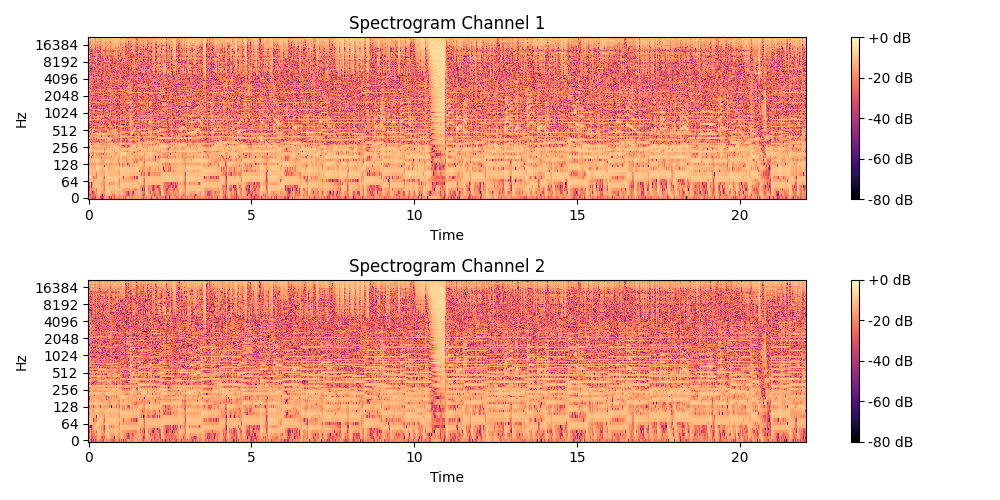

This chart was generated by the following Python code:
import os
import librosa
import librosa.display
import numpy as np
import matplotlib.pyplot as plt
import torchaudio
import torch
import torch.nn.functional as F
from soundfile import SoundFile
from dsp import transforms


if __name__ == "__main__":
    mixture_file = os.environ.get("TEST_HOME") + "/angels/mixture.wav"

    angels, Fs = librosa.load(mixture_file, sr=None, mono=None)
    frame_size = 4096
    hop_size = 1024

    print('audio shape: {}'.format(angels.shape))
 
    angels_left = angels[0,:]
    angels_right = angels[1,:]

    librosa_stft_left = librosa.stft(angels_left, n_fft=frame_size, hop_length=hop_size, window=np.hanning)
    librosa_stft_right = librosa.stft(angels_right, n_fft=frame_size, hop_length=hop_size, window=np.hanning)
    #spec = librosa.stft(angels, n_fft=frame_size, hop_length=hop_size, window=np.hanning)
    
    angels_int = (angels * 32767).astype(np.int16)
    #print(np.max(np.abs(angels_int)))

    stft_left_cust = transforms.stft(angels_left, frame_size, hop_size)
    stft_right_cust = transforms.stft(angels_right, frame_size, hop_size)
    stft_cust = stft_left_cust + stft_right_cust
    print('custom stft shape: {}'.format(stft_cust.shape))

    spec_cust = np.abs(stft_cust)
    spec_left_cust = np.abs(stft_left_cust)
    spec_right_cust = np.abs(stft_right_cust)
    print('custom spectrogram shape: {}'.format(spec_cust.shape))

    stft_left_tensor = torch.stack([torch.tensor(stft_left_cust.real),torch.tensor(stft_left_cust.imag)],dim = -1)
    stft_right_tensor = torch.stack([torch.tensor(stft_right_cust.real),torch.tensor(stft_right_cust.imag)],dim=-1)
    stft_tensor = torch.stack([stft_left_tensor,stft_right_tensor],dim=1)
    stft_tensor = stft_tensor.unsqueeze(0)
    stft_tensor = stft_tensor.permute(0,2,1,3,4)
   
    spec_left_tensor = torch.tensor(spec_left_cust)
    spec_right_tensor = torch.tensor(spec_right_cust)
    spectrogram_tensor = torch.stack([spec_left_tensor,spec_right_tensor],dim=-1)
    spectrogram_tensor = spectrogram_tensor.unsqueeze(0)
    spectrogram_tensor = spectrogram_tensor.permute(0,3,1,2)
    print('stft tensor shape: {}'.format(stft_tensor.size()))
    print('spectrogram tensor shape: {}'.format(spectrogram_tensor.size()))
    #print(np.allclose(spec, spec_cust))


    spectrogram_path = '../../../out/angels/mix_spectrogram.pt'
    stft_path = '../../../out/angels/mix_stft.pt'

    spectrogram = torch.load(spectrogram_path)
    stft = torch.load(stft_path)
   
    # Comparing stft/spectrogram created with the expected stft/spectrogram
    #mse_stft_loss = F.mse_loss(stft_tensor,stft)
    #print("MSE: {}".format(mse_stft_loss.item()))
    #mse_spec_loss = F.mse_loss(spectrogram_tensor,spectrogram)
    #print("MSE: {}".format(mse_spec_loss.item()))

    spectrogram = torchaudio.transforms.AmplitudeToDB()(spectrogram)
    
    spectrogram_tensor = torchaudio.transforms.AmplitudeToDB()(spectrogram_tensor)
    print('mix_spectrogram shape: {}'.format(spectrogram.size()))    
    print('mix_stft shape: {}'.format(stft.size()))
    #print('spectrogram_tensor: {}'.format(spectrogram_tensor))
    #print('spectrogram {}'.format(spectrogram))
    
    plt.figure(figsize=(10,5))
    for i in range(spectrogram_tensor.shape[1]):
        plt.subplot(2,1,i+1)
        librosa.display.specshow(librosa.amplitude_to_db(spectrogram_tensor[0,i],ref = np.max),sr=44100,x_axis ='time',y_axis='log')
        plt.colorbar(format='%+2.0f dB')
        plt.title('Spectrogram Channel {}'.format(i+1))
    plt.tight_layout()
    plt.savefig('spectrogram_tensor.png')

    plt.figure(figsize=(10,5))
    for i in range(spectrogram.shape[1]):
        plt.subplot(2,1,i+1)
        librosa.display.specshow(librosa.amplitude_to_db(spectrogram[0,i],ref = np.max),sr=44100,x_axis ='time',y_axis='log')
        plt.colorbar(format='%+2.0f dB')
        plt.title('Spectrogram Channel {}'.format(i+1))
    plt.tight_layout()
    plt.savefig('spectrogram.png')
